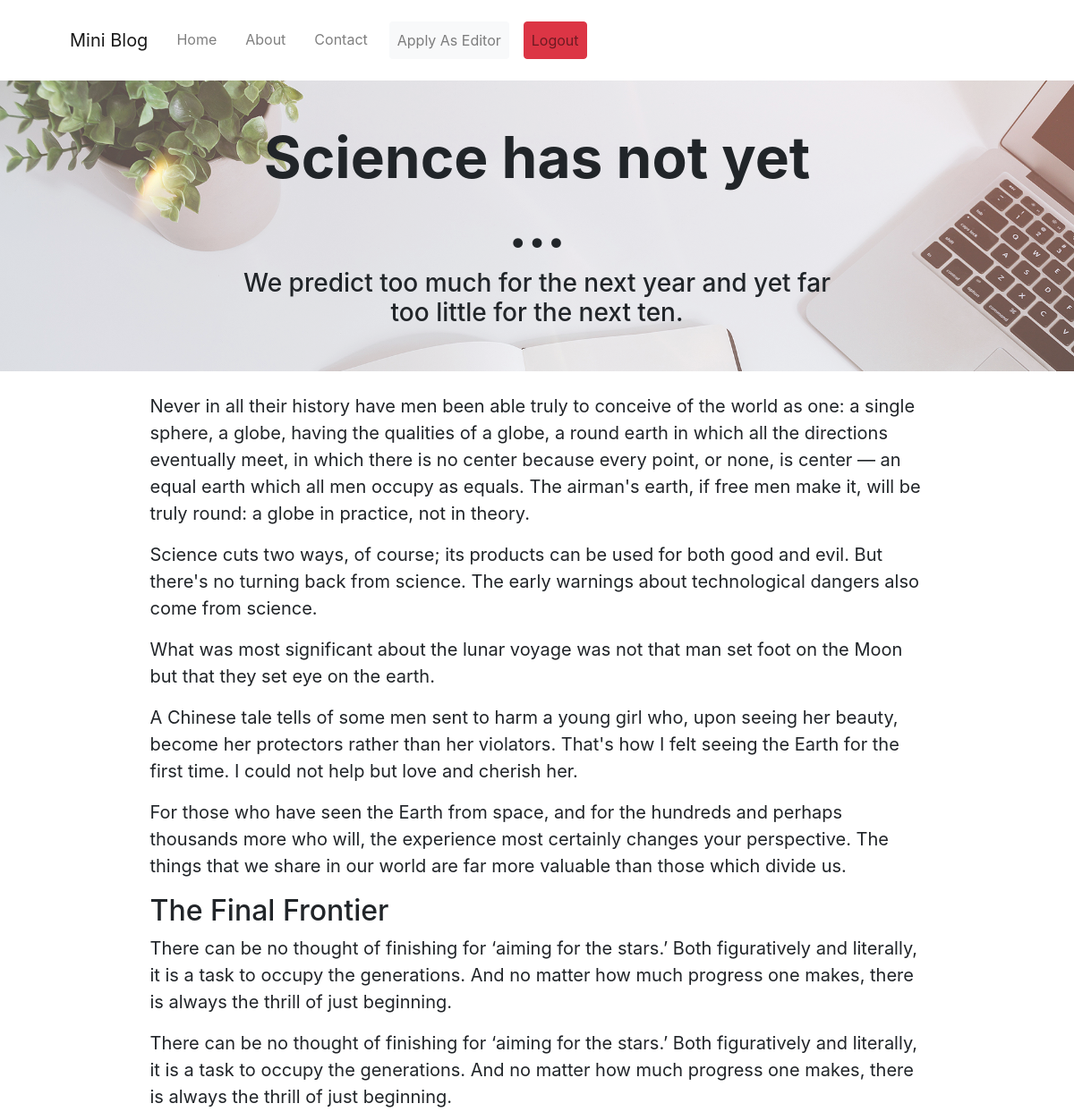
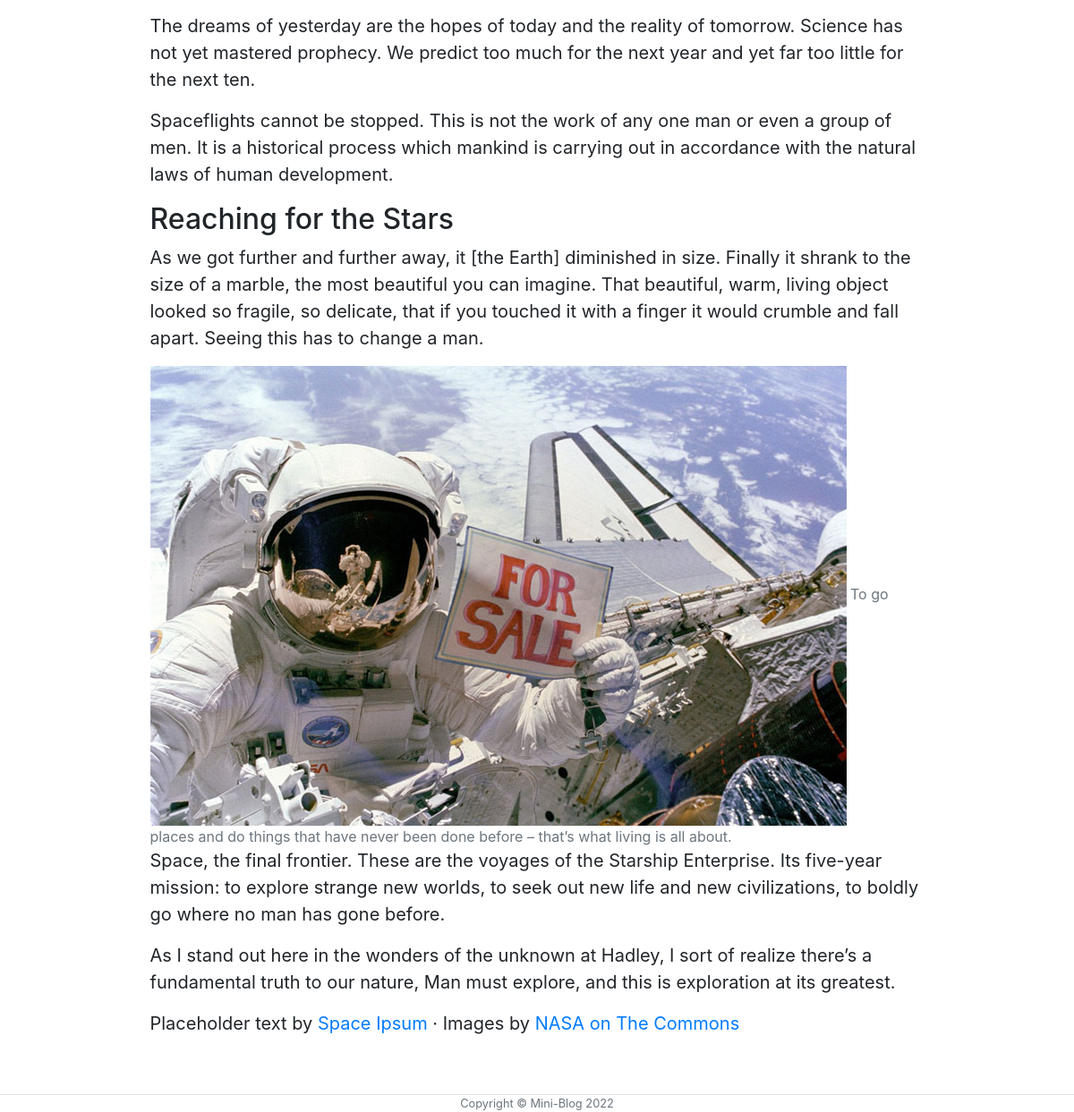
The page /post/science-has-not-yet-mastered-prophecy (signed in) on the database its author committed (2 pictures, top to bottom).
### blog/models.py (models this page shows, shortened)
class Blog(models.Model):
    title = models.CharField(max_length=200)
    subtitle = models.TextField(max_length=400, null=True,blank=True)
    slug = models.SlugField(max_length=200,unique=True)
    post = HTMLField()
    status = models.BooleanField(help_text="Check For Active else Inactive",default=True)
    created_by = models.ForeignKey(User, on_delete=models.CASCADE,limit_choices_to={'is_staff': True})
    created_at = models.DateTimeField(auto_now_add=True)
    updated_at = models.DateTimeField(auto_now=True)

### blog/views.py (the view)
# urls.py: path('post/<slug:pk>',views.PostView,name="post"),
@login_required(login_url="login")
def PostView(request, pk):
    if request.user.is_staff:
        return redirect("login")
    post = Blog.objects.get(slug=pk)
    return render(request,'post.html',{'post':post})

### templates/post.html (shortened to what this page needs)
{% extends 'layout/main.html' %}
{% block body %}
{% include 'include/headtitle.html' with headtitle=post.title|truncatewords:4 headsubTitle=post.subtitle  %}
{% load static %}
<article class="mb-4">
    {{post.post|safe}}
</article>
{% endblock %}

### templates/include/headtitle.html (shortened to what this page needs)
{% load static %}
<header class="masthead py-5">
    <div class="container position-relative px-4 px-lg-5">
        <div class="row gx-4 gx-lg-5 justify-content-center">
            <div class="col-md-8">
                <div class="site-heading text-center">
                    <h1 class="font-weight-bold">{{headtitle}}</h1>
                    {% if headsubTitle %}
                    <span class="subheading h3">{{headsubTitle}}</span>
                    {% endif %}
                </div>
            </div>
        </div>
    </div>
</header>

### templates/layout/main.html (style rules this page uses)
.masthead { position: relative; display: flex; align-items: center; justify-content: center; }
.masthead::before { content: ""; background-image: url('/static/assets/img/home-bg.jpg'); background-size: cover; position: absolute; top: 0px; right: 0px; bottom: 0px; left: 0px; opacity: 0.75; }
.container p { font-size: 20px; }

### templates/include/headtitle.html (style rules this page uses)
h1 { font-size: 4rem !important; }

### rows shown on the page
Blog: subtitle "We predict too much for the next year and yet far too little for the next ten.", post "Never in all their history have men been able truly to conceive of the world as one: a single sphere, a globe, having the qualities of a globe, a round earth in which all the directions eventually meet, in which there is no center because every point, or none, is center — an equal earth which all men occupy as equals. The airman's earth, if free men make it, will be truly round: a globe in practice, not in theory. Science cuts two ways, of course; its products can be used for both good and evil. But there's no turning back from science. The early warnings about technological dangers also come from science. What was most significant about the lunar voyage was not that man set foot on the…", post (picture)

### other values the page prints
{{ headtitle }} "Science has not yet …"
